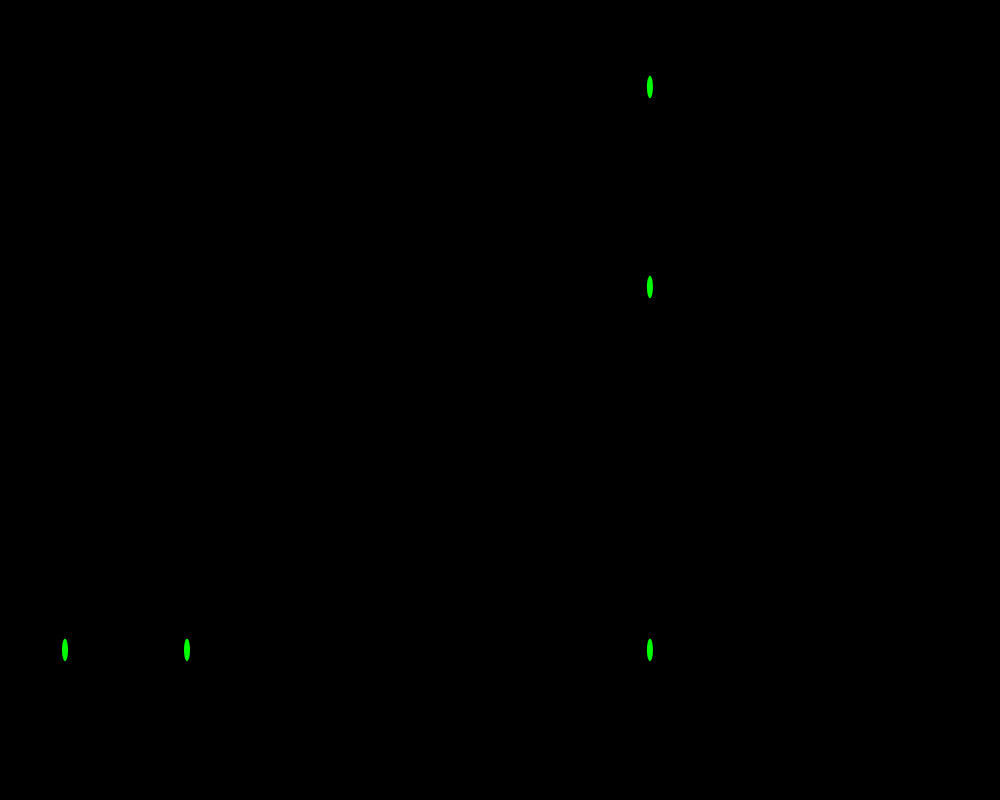
Frame 1 (no input)
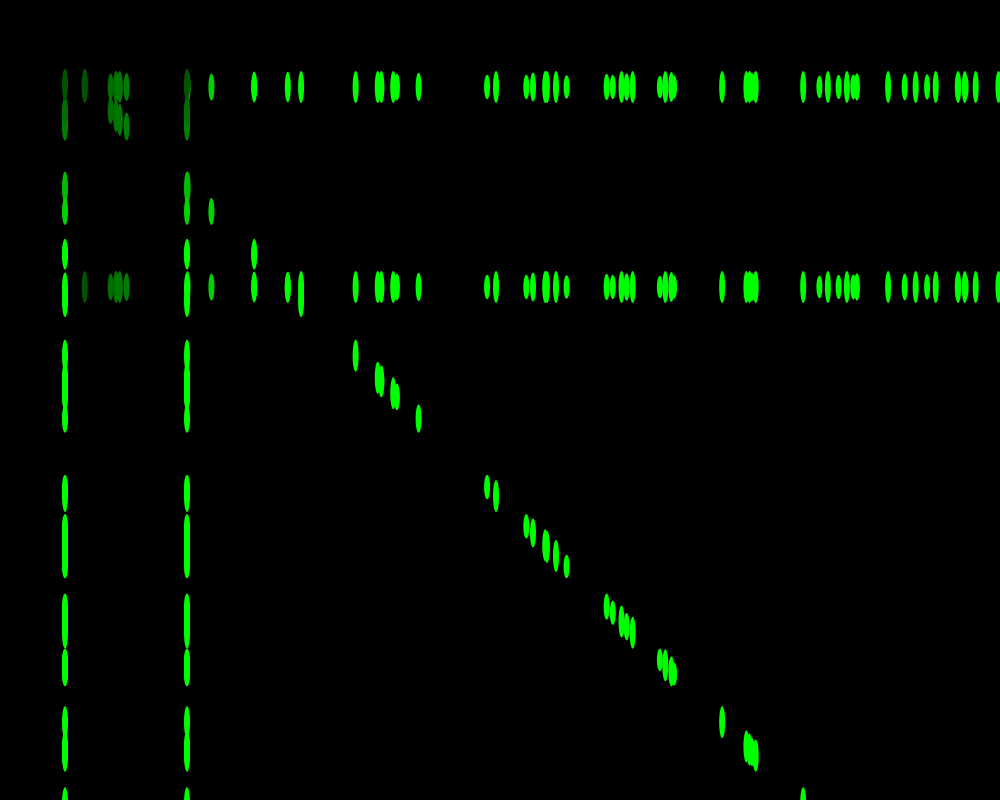
Frame 60 (the mouse pressed at the canvas centre just before this capture)
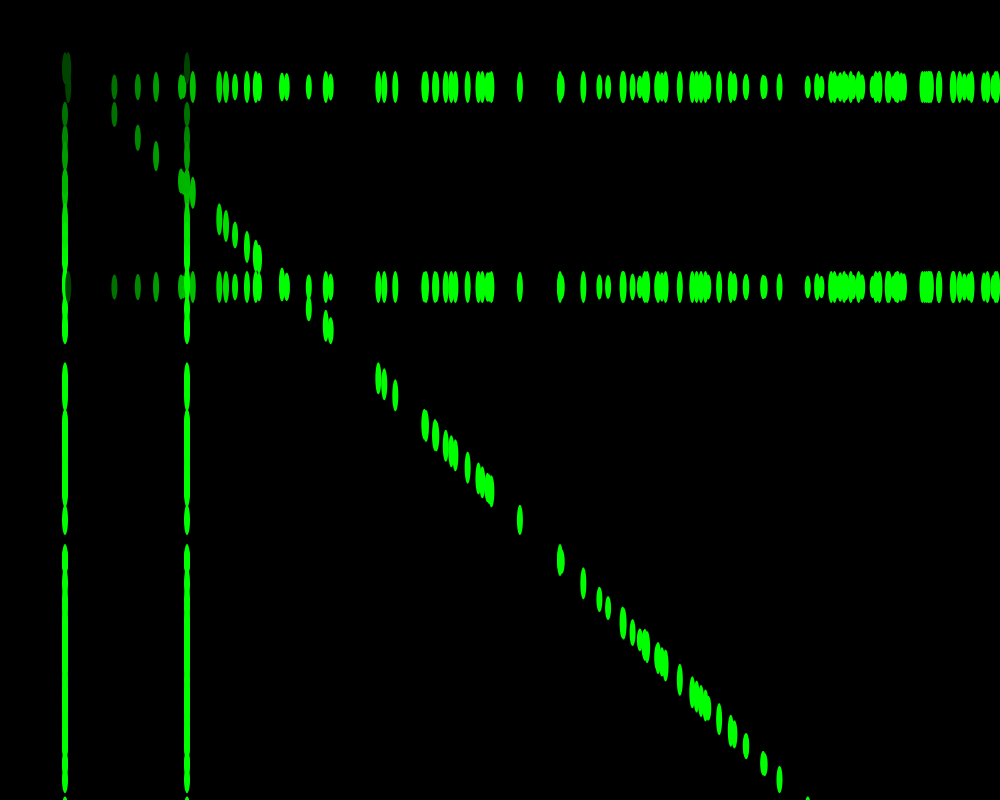
Frame 120 (the mouse held since frame 60 and released just before this capture)

The Processing sketch that drew these frames (run headless with seeded random() and noise(); from frame 60 on, the mouse is pressed at the canvas centre):

// Processing sketch: processing_16368
// ── processing_16368.pde


Gota[] gotas = new Gota[2000]; //Declaracion de variable TIPO arreglo o 'array'
//que se llama 'gotas' y contiene 1000 elementos tipo 'Gota'

int totalgotas = 0;
//nueva variable para saber cuantas gotas han salido

void setup() {
  size(1000,800);
  smooth();
}

void draw() {
background(0);
  // Iniciar las gotas:
  gotas[totalgotas] = new Gota();
  // Sumar al numero de gotas: Esto equivale la frase:
  // "totalgotas =  totalgotas+1;"
  totalgotas++ ;
  // si llegamos al final de las gotas...
  if (totalgotas >= gotas.length) {
    totalgotas = 0; //empezar de nuevo
  }

  // hacer llover y mostrar
  for (int i = 0; i < totalgotas; i++ ) { 
    //for loop para otorgar el verbo over' y 'mostrar' a todas las gotas
    //y a cada una, una por una...
    gotas[i].llover();
    gotas[i].mostrar();
    gotas[i].rebotar();
  }

}
class Gota {
  float x,y;   // Variables de ubicacion de las gotas
  float velocidadX; // velocidad
  float velocidadY;
  color c; //color de las gotas
  float r;     // el radio de la gota

  Gota() {
    r = 8;                 // todas las gotas son del mismo tamanio
    x = random (width);     // empezar con una ubicacion 'random' dentro del 'width'
    y = -r*4;              // comenzar mas arriba de el campo , 
    //para que parezcan que caen desde mas alla.

   velocidadX= random(1,10);
   velocidadY= random(1,10);     // elegir una velocidad random entre 1 y5
    c = color(550,100,150); // Color de las gotas
  }

  // mover la gota hacia abajo
  void llover() {
    // acelerar velocidad
    y+= velocidadY; 
    x+=velocidadX;//empujandolas un poco hacia la derecha
  }

 // mostrar-dibujar las gotas
  void mostrar() {
    fill(c,x,y);
    noStroke();
    ellipse(x ,x , 6, y);
    ellipse(65 ,x , 6, y);
    ellipse(x ,87 , 6, y);
    ellipse(187 ,x , 6, y);
    ellipse(x ,287 , 6, y);

  
}
void rebotar(){
  if(x>width || x <=0){
    velocidadX = velocidadX *-1;
  }
  if(y>height|| y <=0){
    velocidadY = velocidadY *-1;
  }
}

}
